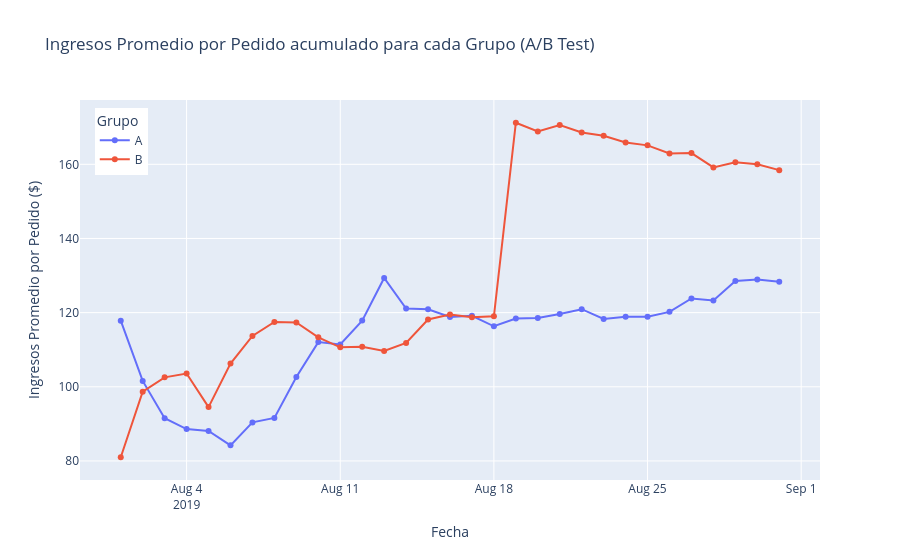

Notebook source saved alongside this figure:
### Code cell
# Gráfica de líneas para mostrar el rpo acumulado para cada grupo.

fig = px.line(
    cumulativeData, 
    x='date', 
    y='rpo', 
    color='group',  # Diferenciar los grupos por color
    labels={'date': 'Fecha', 'revenue_per_order': 'Ingresos Promedio por Pedido', 'group': 'Grupo'},
    title='Ingresos Promedio por Pedido acumulado para cada Grupo (A/B Test)',
    markers=True  # Mostrar puntos en las líneas
)

# Personalizar la leyenda (arriba a la izquierda)
fig.update_layout(
    legend_title="Grupo",
    legend=dict(
        x=0.02,   # Posición horizontal (izquierda)
        y=0.98,   # Posición vertical (arriba)
        xanchor="left",
        yanchor="top"
    ),
    xaxis_title="Fecha", 
    yaxis_title="Ingresos Promedio por Pedido ($)",
)

# Mostrar el gráfico
fig.show()

### Figure 1 — Plotly figure (JSON) as saved in the notebook; plotly's stock layout.template omitted (floating-point values rounded to 4 significant figures)
{"data": [{"hovertemplate": "Grupo=A<br>Fecha=%{x}<br>rpo=%{y}<extra></extra>", "legendgroup": "A", "line": {"color": "#636efa", "dash": "solid"}, "marker": {"symbol": "circle"}, "mode": "lines+markers", "name": "A", "orientation": "v", "showlegend": true, "type": "scatter", "x": ["2019-08-01T00:00:00", "2019-08-02T00:00:00", "2019-08-03T00:00:00", "2019-08-04T00:00:00", "2019-08-05T00:00:00", "2019-08-06T00:00:00", "2019-08-07T00:00:00", "2019-08-08T00:00:00", "2019-08-09T00:00:00", "2019-08-10T00:00:00", "2019-08-11T00:00:00", "2019-08-12T00:00:00", "2019-08-13T00:00:00", "2019-08-14T00:00:00", "2019-08-15T00:00:00", "2019-08-16T00:00:00", "2019-08-17T00:00:00", "2019-08-18T00:00:00", "2019-08-19T00:00:00", "2019-08-20T00:00:00", "2019-08-21T00:00:00", "2019-08-22T00:00:00", "2019-08-23T00:00:00", "2019-08-24T00:00:00", "2019-08-25T00:00:00", "2019-08-26T00:00:00", "2019-08-27T00:00:00", "2019-08-28T00:00:00", "2019-08-29T00:00:00", "2019-08-30T00:00:00", "2019-08-31T00:00:00"], "xaxis": "x", "y": [117.8, 101.6, 91.54, 88.6, 88.1, 84.21, 90.4, 91.6, 102.6, 112.0, 111.4, 117.8, 129.3, 121.1, 120.9, 118.8, 119.2, 116.3, 118.4, 118.5, 119.6, 120.9, 118.3, 118.9, 118.9, 120.2, 123.8, 123.3, 128.5, 128.9, 128.3], "yaxis": "y"}, {"hovertemplate": "Grupo=B<br>Fecha=%{x}<br>rpo=%{y}<extra></extra>", "legendgroup": "B", "line": {"color": "#EF553B", "dash": "solid"}, "marker": {"symbol": "circle"}, "mode": "lines+markers", "name": "B", "orientation": "v", "showlegend": true, "type": "scatter", "x": ["2019-08-01T00:00:00", "2019-08-02T00:00:00", "2019-08-03T00:00:00", "2019-08-04T00:00:00", "2019-08-05T00:00:00", "2019-08-06T00:00:00", "2019-08-07T00:00:00", "2019-08-08T00:00:00", "2019-08-09T00:00:00", "2019-08-10T00:00:00", "2019-08-11T00:00:00", "2019-08-12T00:00:00", "2019-08-13T00:00:00", "2019-08-14T00:00:00", "2019-08-15T00:00:00", "2019-08-16T00:00:00", "2019-08-17T00:00:00", "2019-08-18T00:00:00", "2019-08-19T00:00:00", "2019-08-20T00:00:00", "2019-08-21T00:00:00", "2019-08-22T00:00:00", "2019-08-23T00:00:00", "2019-08-24T00:00:00", "2019-08-25T00:00:00", "2019-08-26T00:00:00", "2019-08-27T00:00:00", "2019-08-28T00:00:00", "2019-08-29T00:00:00", "2019-08-30T00:00:00", "2019-08-31T00:00:00"], "xaxis": "x", "y": [81, 98.69, 102.5, 103.6, 94.52, 106.2, 113.7, 117.5, 117.3, 113.3, 110.7, 110.8, 109.6, 111.8, 118.2, 119.5, 118.7, 119, 171.2, 168.9, 170.6, 168.6, 167.7, 165.9, 165.1, 162.9, 163.0, 159.2, 160.6, 160.0, 158.4], "yaxis": "y"}], "layout": {"legend": {"title": {"text": "Grupo"}, "tracegroupgap": 0, "x": 0.02, "xanchor": "left", "y": 0.98, "yanchor": "top"}, "title": {"text": "Ingresos Promedio por Pedido acumulado para cada Grupo (A/B Test)"}, "xaxis": {"anchor": "y", "domain": [0, 1], "title": {"text": "Fecha"}}, "yaxis": {"anchor": "x", "domain": [0, 1], "title": {"text": "Ingresos Promedio por Pedido ($)"}}}}
